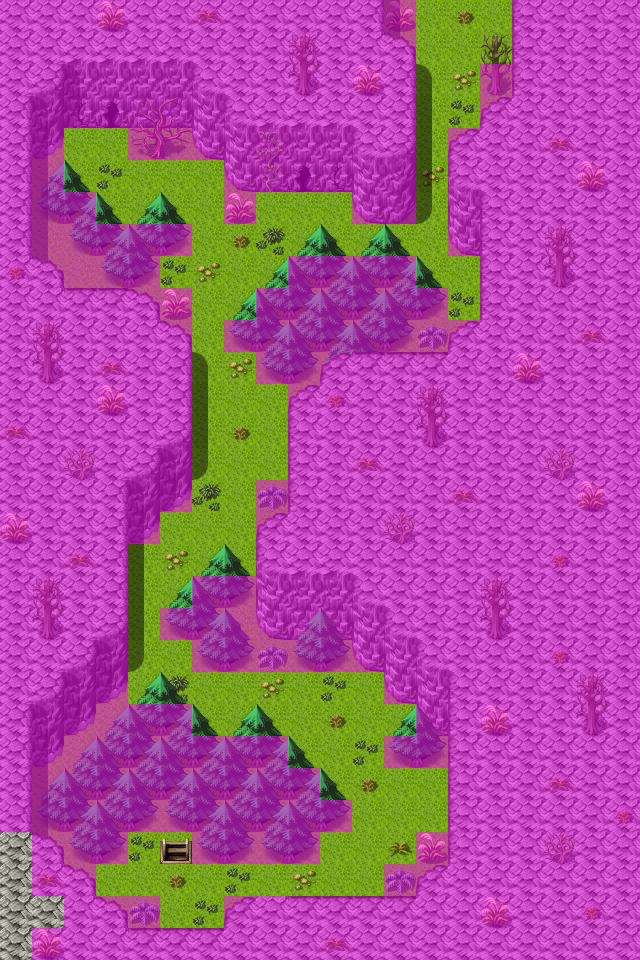

A 2D game scene composited from a Tiled map and its tileset images. What follows is a short description and the map's XML, with each tile layer's data collapsed to a summary:
An orthogonal 20x30 tile map with 32x32 px tiles, 4 tile layers (Ground, Objects, Above, Walkable), 60 tilesets and 10 objects (6x spawn, 3x mapchange, sign).

<map version="2017.05.26" orientation="orthogonal" renderorder="right-down" width="20" height="30" tilewidth="32" tileheight="32" nextobjectid="11">
 <properties>
  <property name="outdoors" value="1" />
 </properties>
 <tileset firstgid="1" name="map_bed_1" tilewidth="32" tileheight="32" tilecount="128" columns="16">
  <image source="../drawable/map_bed_1.png" width="512" height="256" />
 </tileset>
 <tileset firstgid="129" name="map_border_1" tilewidth="32" tileheight="32" tilecount="128" columns="16">
  <image source="../drawable/map_border_1.png" width="512" height="256" />
 </tileset>
 <tileset firstgid="257" name="map_bridge_1" tilewidth="32" tileheight="32" tilecount="128" columns="16">
  <image source="../drawable/map_bridge_1.png" width="512" height="256" />
 </tileset>
 <tileset firstgid="385" name="map_bridge_2" tilewidth="32" tileheight="32" tilecount="128" columns="16">
  <image source="../drawable/map_bridge_2.png" width="512" height="256" />
 </tileset>
 <tileset firstgid="513" name="map_broken_1" tilewidth="32" tileheight="32" tilecount="128" columns="16">
  <image source="../drawable/map_broken_1.png" width="512" height="256" />
 </tileset>
 <tileset firstgid="641" name="map_cavewall_1" tilewidth="32" tileheight="32" tilecount="108" columns="18">
  <image source="../drawable/map_cavewall_1.png" width="576" height="192" />
 </tileset>
 <tileset firstgid="749" name="map_cavewall_2" tilewidth="32" tileheight="32" tilecount="108" columns="18">
  <image source="../drawable/map_cavewall_2.png" width="576" height="192" />
 </tileset>
 <tileset firstgid="857" name="map_cavewall_3" tilewidth="32" tileheight="32" tilecount="108" columns="18">
  <image source="../drawable/map_cavewall_3.png" width="576" height="192" />
 </tileset>
 <tileset firstgid="965" name="map_cavewall_4" tilewidth="32" tileheight="32" tilecount="108" columns="18">
  <image source="../drawable/map_cavewall_4.png" width="576" height="192" />
 </tileset>
 <tileset firstgid="1073" name="map_chair_table_1" tilewidth="32" tileheight="32" tilecount="128" columns="16">
  <image source="../drawable/map_chair_table_1.png" width="512" height="256" />
 </tileset>
 <tileset firstgid="1201" name="map_chair_table_2" tilewidth="32" tileheight="32" tilecount="128" columns="16">
  <image source="../drawable/map_chair_table_2.png" width="512" height="256" />
 </tileset>
 <tileset firstgid="1329" name="map_crate_1" tilewidth="32" tileheight="32" tilecount="128" columns="16">
  <image source="../drawable/map_crate_1.png" width="512" height="256" />
 </tileset>
 <tileset firstgid="1457" name="map_cupboard_1" tilewidth="32" tileheight="32" tilecount="128" columns="16">
  <image source="../drawable/map_cupboard_1.png" width="512" height="256" />
 </tileset>
 <tileset firstgid="1585" name="map_curtain_1" tilewidth="32" tileheight="32" tilecount="128" columns="16">
  <image source="../drawable/map_curtain_1.png" width="512" height="256" />
 </tileset>
 <tileset firstgid="1713" name="map_entrance_1" tilewidth="32" tileheight="32" tilecount="128" columns="16">
  <image source="../drawable/map_entrance_1.png" width="512" height="256" />
 </tileset>
 <tileset firstgid="1841" name="map_entrance_2" tilewidth="32" tileheight="32" tilecount="128" columns="16">
  <image source="../drawable/map_entrance_2.png" width="512" height="256" />
 </tileset>
 <tileset firstgid="1969" name="map_fence_1" tilewidth="32" tileheight="32" tilecount="128" columns="16">
  <image source="../drawable/map_fence_1.png" width="512" height="256" />
 </tileset>
 <tileset firstgid="2097" name="map_fence_2" tilewidth="32" tileheight="32" tilecount="128" columns="16">
  <image source="../drawable/map_fence_2.png" width="512" height="256" />
 </tileset>
 <tileset firstgid="2225" name="map_fence_3" tilewidth="32" tileheight="32" tilecount="128" columns="16">
  <image source="../drawable/map_fence_3.png" width="512" height="256" />
 </tileset>
 <tileset firstgid="2353" name="map_fence_4" tilewidth="32" tileheight="32" tilecount="128" columns="16">
  <image source="../drawable/map_fence_4.png" width="512" height="256" />
 </tileset>
 <tileset firstgid="2481" name="map_ground_1" tilewidth="32" tileheight="32" tilecount="128" columns="16">
  <image source="../drawable/map_ground_1.png" width="512" height="256" />
 </tileset>
 <tileset firstgid="2609" name="map_ground_2" tilewidth="32" tileheight="32" tilecount="128" columns="16">
  <image source="../drawable/map_ground_2.png" width="512" height="256" />
 </tileset>
 <tileset firstgid="2737" name="map_ground_3" tilewidth="32" tileheight="32" tilecount="128" columns="16">
  <image source="../drawable/map_ground_3.png" width="512" height="256" />
 </tileset>
 <tileset firstgid="2865" name="map_ground_4" tilewidth="32" tileheight="32" tilecount="128" columns="16">
  <image source="../drawable/map_ground_4.png" width="512" height="256" />
 </tileset>
 <tileset firstgid="2993" name="map_ground_5" tilewidth="32" tileheight="32" tilecount="128" columns="16">
  <image source="../drawable/map_ground_5.png" width="512" height="256" />
 </tileset>
 <tileset firstgid="3121" name="map_ground_6" tilewidth="32" tileheight="32" tilecount="128" columns="16">
  <image source="../drawable/map_ground_6.png" width="512" height="256" />
 </tileset>
 <tileset firstgid="3249" name="map_ground_7" tilewidth="32" tileheight="32" tilecount="128" columns="16">
  <image source="../drawable/map_ground_7.png" width="512" height="256" />
 </tileset>
 <tileset firstgid="3377" name="map_ground_8" tilewidth="32" tileheight="32" tilecount="128" columns="16">
  <image source="../drawable/map_ground_8.png" width="512" height="256" />
 </tileset>
 <tileset firstgid="3505" name="map_house_1" tilewidth="32" tileheight="32" tilecount="128" columns="16">
  <image source="../drawable/map_house_1.png" width="512" height="256" />
 </tileset>
 <tileset firstgid="3633" name="map_house_2" tilewidth="32" tileheight="32" tilecount="128" columns="16">
  <image source="../drawable/map_house_2.png" width="512" height="256" />
 </tileset>
 <tileset firstgid="3761" name="map_indoor_1" tilewidth="32" tileheight="32" tilecount="128" columns="16">
  <image source="../drawable/map_indoor_1.png" width="512" height="256" />
 </tileset>
 <tileset firstgid="3889" name="map_indoor_2" tilewidth="32" tileheight="32" tilecount="128" columns="16">
  <image source="../drawable/map_indoor_2.png" width="512" height="256" />
 </tileset>
 <tileset firstgid="4017" name="map_kitchen_1" tilewidth="32" tileheight="32" tilecount="128" columns="16">
  <image source="../drawable/map_kitchen_1.png" width="512" height="256" />
 </tileset>
 <tileset firstgid="4145" name="map_outdoor_1" tilewidth="32" tileheight="32" tilecount="128" columns="16">
  <image source="../drawable/map_outdoor_1.png" width="512" height="256" />
 </tileset>
 <tileset firstgid="4273" name="map_pillar_1" tilewidth="32" tileheight="32" tilecount="128" columns="16">
  <image source="../drawable/map_pillar_1.png" width="512" height="256" />
 </tileset>
 <tileset firstgid="4401" name="map_pillar_2" tilewidth="32" tileheight="32" tilecount="128" columns="16">
  <image source="../drawable/map_pillar_2.png" width="512" height="256" />
 </tileset>
 <tileset firstgid="4529" name="map_plant_1" tilewidth="32" tileheight="32" tilecount="128" columns="16">
  <image source="../drawable/map_plant_1.png" width="512" height="256" />
 </tileset>
 <tileset firstgid="4657" name="map_plant_2" tilewidth="32" tileheight="32" tilecount="128" columns="16">
  <image source="../drawable/map_plant_2.png" width="512" height="256" />
 </tileset>
 <tileset firstgid="4785" name="map_rock_1" tilewidth="32" tileheight="32" tilecount="128" columns="16">
  <image source="../drawable/map_rock_1.png" width="512" height="256" />
 </tileset>
 <tileset firstgid="4913" name="map_rock_2" tilewidth="32" tileheight="32" tilecount="128" columns="16">
  <image source="../drawable/map_rock_2.png" width="512" height="256" />
 </tileset>
 <tileset firstgid="5041" name="map_roof_1" tilewidth="32" tileheight="32" tilecount="128" columns="16">
  <image source="../drawable/map_roof_1.png" width="512" height="256" />
 </tileset>
 <tileset firstgid="5169" name="map_roof_2" tilewidth="32" tileheight="32" tilecount="128" columns="16">
  <image source="../drawable/map_roof_2.png" width="512" height="256" />
 </tileset>
 <tileset firstgid="5297" name="map_roof_3" tilewidth="32" tileheight="32" tilecount="128" columns="16">
  <image source="../drawable/map_roof_3.png" width="512" height="256" />
 </tileset>
 <tileset firstgid="5425" name="map_shop_1" tilewidth="32" tileheight="32" tilecount="128" columns="16">
  <image source="../drawable/map_shop_1.png" width="512" height="256" />
 </tileset>
 <tileset firstgid="5553" name="map_sign_ladder_1" tilewidth="32" tileheight="32" tilecount="128" columns="16">
  <image source="../drawable/map_sign_ladder_1.png" width="512" height="256" />
 </tileset>
 <tileset firstgid="5681" name="map_table_1" tilewidth="32" tileheight="32" tilecount="128" columns="16">
  <image source="../drawable/map_table_1.png" width="512" height="256" />
 </tileset>
 <tileset firstgid="5809" name="map_trail_1" tilewidth="32" tileheight="32" tilecount="128" columns="16">
  <image source="../drawable/map_trail_1.png" width="512" height="256" />
 </tileset>
 <tileset firstgid="5937" name="map_transition_1" tilewidth="32" tileheight="32" tilecount="128" columns="16">
  <image source="../drawable/map_transition_1.png" width="512" height="256" />
 </tileset>
 <tileset firstgid="6065" name="map_transition_2" tilewidth="32" tileheight="32" tilecount="128" columns="16">
  <image source="../drawable/map_transition_2.png" width="512" height="256" />
 </tileset>
 <tileset firstgid="6193" name="map_transition_3" tilewidth="32" tileheight="32" tilecount="128" columns="16">
  <image source="../drawable/map_transition_3.png" width="512" height="256" />
 </tileset>
 <tileset firstgid="6321" name="map_transition_4" tilewidth="32" tileheight="32" tilecount="128" columns="16">
  <image source="../drawable/map_transition_4.png" width="512" height="256" />
 </tileset>
 <tileset firstgid="6449" name="map_transition_5" tilewidth="32" tileheight="32" tilecount="128" columns="16">
  <image source="../drawable/map_transition_5.png" width="512" height="256" />
 </tileset>
 <tileset firstgid="6577" name="map_tree_1" tilewidth="32" tileheight="32" tilecount="128" columns="16">
  <image source="../drawable/map_tree_1.png" width="512" height="256" />
 </tileset>
 <tileset firstgid="6705" name="map_tree_2" tilewidth="32" tileheight="32" tilecount="128" columns="16">
  <image source="../drawable/map_tree_2.png" width="512" height="256" />
 </tileset>
 <tileset firstgid="6833" name="map_wall_1" tilewidth="32" tileheight="32" tilecount="128" columns="16">
  <image source="../drawable/map_wall_1.png" width="512" height="256" />
 </tileset>
 <tileset firstgid="6961" name="map_wall_2" tilewidth="32" tileheight="32" tilecount="120" columns="15">
  <image source="../drawable/map_wall_2.png" width="480" height="256" />
 </tileset>
 <tileset firstgid="7081" name="map_wall_3" tilewidth="32" tileheight="32" tilecount="120" columns="15">
  <image source="../drawable/map_wall_3.png" width="480" height="256" />
 </tileset>
 <tileset firstgid="7201" name="map_wall_4" tilewidth="32" tileheight="32" tilecount="120" columns="15">
  <image source="../drawable/map_wall_4.png" width="480" height="256" />
 </tileset>
 <tileset firstgid="7321" name="map_window_1" tilewidth="32" tileheight="32" tilecount="128" columns="16">
  <image source="../drawable/map_window_1.png" width="512" height="256" />
 </tileset>
 <tileset firstgid="7449" name="map_window_2" tilewidth="32" tileheight="32" tilecount="128" columns="16">
  <image source="../drawable/map_window_2.png" width="512" height="256" />
 </tileset>
 <layer name="Ground" width="20" height="30">
  <data>[600 cells, 600 non-empty, 12 distinct tile ids]</data>
 </layer>
 <layer name="Objects" width="20" height="30">
  <data>[600 cells, 197 non-empty, 31 distinct tile ids]</data>
 </layer>
 <layer name="Above" width="20" height="30">
  <data>[600 cells, 61 non-empty, 8 distinct tile ids]</data>
 </layer>
 <layer name="Walkable" width="20" height="30">
  <data>[600 cells, 484 non-empty, 1 distinct tile ids]</data>
 </layer>
 <objectgroup name="Mapevents">
  <object id="1" name="down south" type="mapchange" x="160" y="832" width="32" height="32">
   <properties>
    <property name="map" value="waytolake5" />
    <property name="place" value="up north" />
   </properties>
  </object>
  <object id="2" name="north" type="mapchange" x="416" y="0" width="96" height="32">
   <properties>
    <property name="map" value="mountainlake1" />
    <property name="place" value="south" />
   </properties>
  </object>
  <object id="3" name="west" type="mapchange" x="0" y="832" width="32" height="128">
   <properties>
    <property name="map" value="waytolake12" />
    <property name="place" value="east1" />
   </properties>
  </object>
  <object id="4" name="mountainlake0_sign" type="sign" x="32" y="896" width="32" height="32" />
 </objectgroup>
 <objectgroup name="Spawn" visible="0">
  <object id="5" name="plaguespider_3" type="spawn" x="224" y="864" width="96" height="32">
   <properties>
    <property name="spawngroup" value="plaguespider_3" />
   </properties>
  </object>
  <object id="6" name="plaguespider_2" type="spawn" x="320" y="736" width="128" height="160">
   <properties>
    <property name="spawngroup" value="plaguespider_2" />
   </properties>
  </object>
  <object id="7" name="maonit_1" type="spawn" x="128" y="608" width="32" height="32">
   <properties>
    <property name="spawngroup" value="maonit_1" />
   </properties>
  </object>
  <object id="8" name="plaguespider_2_1" type="spawn" x="192" y="384" width="128" height="192">
   <properties>
    <property name="spawngroup" value="plaguespider_2" />
   </properties>
  </object>
  <object id="9" name="maonit_1_1" type="spawn" x="416" y="128" width="32" height="96">
   <properties>
    <property name="spawngroup" value="maonit_1" />
   </properties>
  </object>
 </objectgroup>
 <objectgroup name="Spawn2">
  <object id="10" name="plaguespider_3_1" type="spawn" x="32" y="128" width="448" height="256">
   <properties>
    <property name="quantity" value="2" />
    <property name="spawngroup" value="plaguespider_3" />
   </properties>
  </object>
 </objectgroup>
 <objectgroup name="Keys" />
</map>
